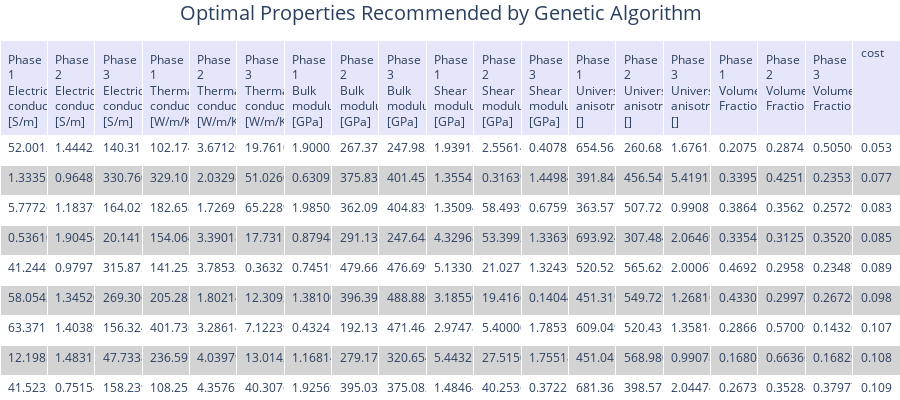

Here is the notebook cell this chart was saved with:
### Markdown cell above
Print the optimization results as a table. Each row represents a *theoretical* material.

### Code cell
visualizer.print_table_of_best_designs(rows=10)

### Figure 1 — Plotly figure (JSON) as saved in the notebook; plotly's stock layout.template omitted (floating-point values rounded to 4 significant figures; data arrays with more than 128 entries replaced by an {"elided": "..."} marker saying what was removed)
{"data": [{"cells": {"align": "left", "fill": {"color": [["white", "lightgrey", "white", "lightgrey", "white", "lightgrey", "white", "lightgrey", "white", "lightgrey"]]}, "font": {"size": 12}, "height": 30, "values": {"elided": "19x10 float values"}}, "columnwidth": 1000, "header": {"align": "left", "fill": {"color": "lavender"}, "font": {"size": 12}, "height": 30, "values": ["Phase 1 Electrical conductivity, [S/m]", "Phase 2 Electrical conductivity, [S/m]", "Phase 3 Electrical conductivity, [S/m]", "Phase 1 Thermal conductivity, [W/m/K]", "Phase 2 Thermal conductivity, [W/m/K]", "Phase 3 Thermal conductivity, [W/m/K]", "Phase 1 Bulk modulus, [GPa]", "Phase 2 Bulk modulus, [GPa]", "Phase 3 Bulk modulus, [GPa]", "Phase 1 Shear modulus, [GPa]", "Phase 2 Shear modulus, [GPa]", "Phase 3 Shear modulus, [GPa]", "Phase 1 Universal anisotropy, []", "Phase 2 Universal anisotropy, []", "Phase 3 Universal anisotropy, []", "Phase 1 Volume Fraction", "Phase 2 Volume Fraction", "Phase 3 Volume Fraction", "cost"]}, "type": "table"}], "layout": {"autosize": true, "height": 400, "margin": {"b": 0, "l": 0, "r": 0, "t": 40}, "title": {"font": {"size": 20}, "text": "Optimal Properties Recommended by Genetic Algorithm", "x": 0.2}}}
